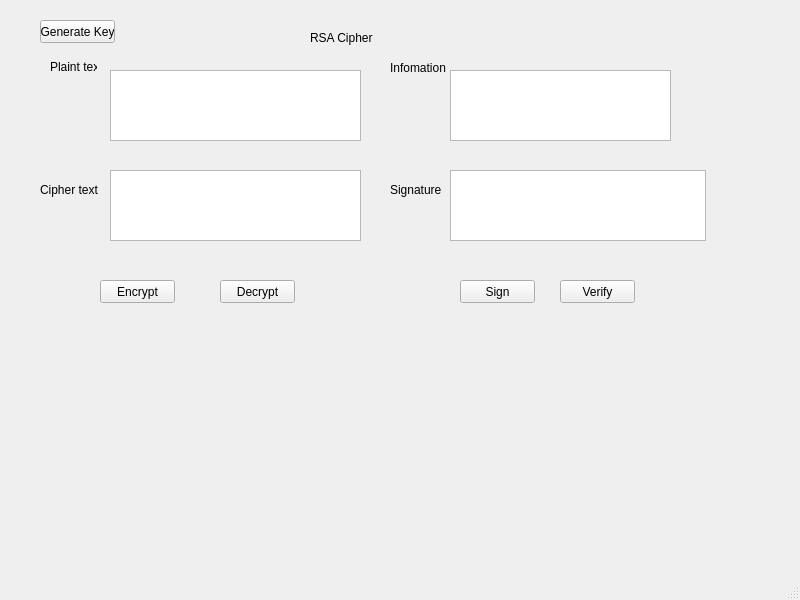
<?xml version="1.0" encoding="UTF-8"?>
<ui version="4.0">
 <class>MainWindow</class>
 <widget class="QMainWindow" name="MainWindow">
  <property name="geometry">
   <rect>
    <x>0</x>
    <y>0</y>
    <width>800</width>
    <height>600</height>
   </rect>
  </property>
  <property name="windowTitle">
   <string>MainWindow</string>
  </property>
  <widget class="QWidget" name="centralwidget">
   <widget class="QLabel" name="label_4">
    <property name="geometry">
     <rect>
      <x>40</x>
      <y>180</y>
      <width>61</width>
      <height>20</height>
     </rect>
    </property>
    <property name="text">
     <string>Cipher text</string>
    </property>
   </widget>
   <widget class="QTextEdit" name="txt_info">
    <property name="geometry">
     <rect>
      <x>450</x>
      <y>70</y>
      <width>221</width>
      <height>71</height>
     </rect>
    </property>
   </widget>
   <widget class="QLabel" name="label_3">
    <property name="geometry">
     <rect>
      <x>390</x>
      <y>60</y>
      <width>61</width>
      <height>16</height>
     </rect>
    </property>
    <property name="text">
     <string>Infomation</string>
    </property>
   </widget>
   <widget class="QTextEdit" name="txt_plain_text">
    <property name="geometry">
     <rect>
      <x>110</x>
      <y>70</y>
      <width>251</width>
      <height>71</height>
     </rect>
    </property>
   </widget>
   <widget class="QTextEdit" name="txt_cipher_text">
    <property name="geometry">
     <rect>
      <x>110</x>
      <y>170</y>
      <width>251</width>
      <height>71</height>
     </rect>
    </property>
   </widget>
   <widget class="QLabel" name="label_2">
    <property name="geometry">
     <rect>
      <x>50</x>
      <y>60</y>
      <width>47</width>
      <height>13</height>
     </rect>
    </property>
    <property name="text">
     <string>Plaint text</string>
    </property>
   </widget>
   <widget class="QPushButton" name="Encrypt">
    <property name="geometry">
     <rect>
      <x>100</x>
      <y>280</y>
      <width>75</width>
      <height>23</height>
     </rect>
    </property>
    <property name="text">
     <string>Encrypt</string>
    </property>
   </widget>
   <widget class="QPushButton" name="Verivy">
    <property name="geometry">
     <rect>
      <x>560</x>
      <y>280</y>
      <width>75</width>
      <height>23</height>
     </rect>
    </property>
    <property name="text">
     <string>Verify</string>
    </property>
   </widget>
   <widget class="QLabel" name="label_5">
    <property name="geometry">
     <rect>
      <x>390</x>
      <y>180</y>
      <width>61</width>
      <height>20</height>
     </rect>
    </property>
    <property name="text">
     <string>Signature</string>
    </property>
   </widget>
   <widget class="QPushButton" name="Sign">
    <property name="geometry">
     <rect>
      <x>460</x>
      <y>280</y>
      <width>75</width>
      <height>23</height>
     </rect>
    </property>
    <property name="text">
     <string>Sign</string>
    </property>
   </widget>
   <widget class="QLabel" name="label">
    <property name="geometry">
     <rect>
      <x>310</x>
      <y>30</y>
      <width>71</width>
      <height>16</height>
     </rect>
    </property>
    <property name="text">
     <string>RSA Cipher</string>
    </property>
   </widget>
   <widget class="QTextBrowser" name="txt_sign">
    <property name="geometry">
     <rect>
      <x>450</x>
      <y>170</y>
      <width>256</width>
      <height>71</height>
     </rect>
    </property>
   </widget>
   <widget class="QPushButton" name="Decrypt">
    <property name="geometry">
     <rect>
      <x>220</x>
      <y>280</y>
      <width>75</width>
      <height>23</height>
     </rect>
    </property>
    <property name="text">
     <string>Decrypt</string>
    </property>
   </widget>
   <widget class="QPushButton" name="GenKeys">
    <property name="geometry">
     <rect>
      <x>40</x>
      <y>20</y>
      <width>75</width>
      <height>23</height>
     </rect>
    </property>
    <property name="text">
     <string>Generate Key</string>
    </property>
   </widget>
  </widget>
  <widget class="QMenuBar" name="menubar">
   <property name="geometry">
    <rect>
     <x>0</x>
     <y>0</y>
     <width>800</width>
     <height>21</height>
    </rect>
   </property>
  </widget>
  <widget class="QStatusBar" name="statusbar"/>
 </widget>
 <resources/>
 <connections/>
</ui>
